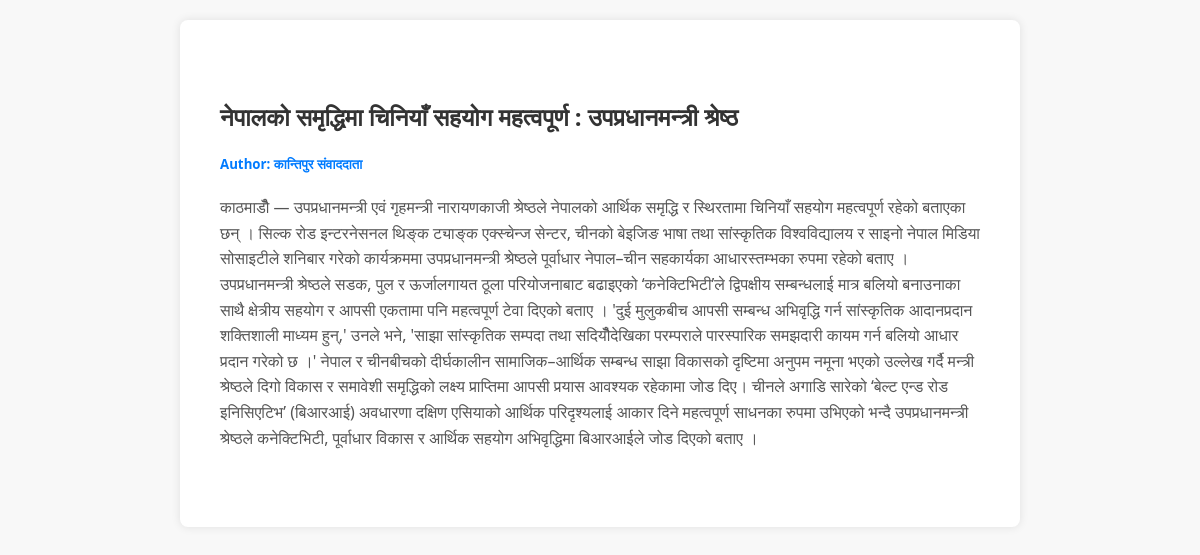
Page /myblog/description/29 (signed in) on the committed database.
### blog/models.py (models this page shows)
class Blog(models.Model):
    title = models.CharField(max_length=200,default='title')
    author = models.CharField(max_length=100,default='author')
    description = models.CharField(max_length=2000,default='description')

### blog/views.py (the view)
# urls.py: path('description/<id>',views.description,name='description'),
def description(request, id):
    if request.user.is_authenticated:
            data = get_object_or_404(Blog, pk=id)
            return render(request, 'description/description.html', {'data': data})
    else:
            return HttpResponseRedirect('/myblog/login')

### blog/templates/description/description.html (shortened to what this page needs)
<!DOCTYPE html>
<html lang="en">
    {% load static %}
<head>
    <link rel="stylesheet" href="{% static "description.css" %}">
</head>
<body>
    <div class="container">
        {% if data %}
        <div class='container2'>
            <h2>{{ data.title }}</h2>
            <h5>Author: {{ data.author }}</h5>
            <p>{{ data.description }}</p>
        </div>
        {% else %}
            <h1 class="not-found">Data not found</h1>
        {% endif %}
    </div>
</body>
</html>

### blog/static/description.css (style rules this page uses)
body { font-family: 'Segoe UI', Tahoma, Geneva, Verdana, sans-serif; margin: 0; padding: 0; background-color: #f8f8f8; color: #333; }
.container { max-width: 800px; margin: 20px auto; background-color: #ffffff; padding: 20px; border-radius: 8px; box-shadow: 0 0 10px rgba(0, 0, 0, 0.1); }
.container2 { max-width: 800px; margin: 20px auto; background-color: #ffffff; padding: 20px; border-radius: 8px; }
h5 { color: #007bff; }
p { line-height: 1.6; color: #555; }

### rows in the picture
Blog: title "नेपालको समृद्धिमा चिनियाँ सहयोग महत्वपूर्ण : उपप्रधानमन्त्री श्रेष्ठ", author "कान्तिपुर संवाददाता", description "काठमाडौँ — उपप्रधानमन्त्री एवं गृहमन्त्री नारायणकाजी श्रेष्ठले नेपालको आर्थिक समृद्धि र स्थिरतामा चिनियाँ सहयोग महत्वपूर्ण रहेको बताएका छन् । सिल्क रोड इन्टरनेसनल थिङ्क ट्याङ्क एक्स्चेन्ज सेन्टर, चीनको बेइजिङ भाषा तथा सांस्कृतिक विश्वविद्यालय र साइनो नेपाल मिडिया सोसाइटीले शनिबार गरेको कार्यक्रममा उपप्रधानमन्त्री श्रेष्ठले पूर्वाधार नेपाल–चीन सहकार्यका आधारस्तम्भका रुपमा रहेको बताए । उपप्रधानमन्त्री श्रेष्ठले सडक, पुल र ऊर्जालगायत ठूला परियोजनाबाट बढाइएको ‘कनेक्टिभिटी’ले द्विपक्षीय सम्बन्धलाई मात्र बलियो बनाउनाका साथै क्षेत्रीय सहयोग र आपसी एकतामा पनि महत्वपूर्ण टेवा दिएको बताए । 'दुई मुलुकबीच आपसी सम्बन्ध अभिवृद्धि गर्न सांस्कृतिक आदानप्रदान शक्तिशाली माध्यम हुन्,' उनले भने, 'साझा…"
